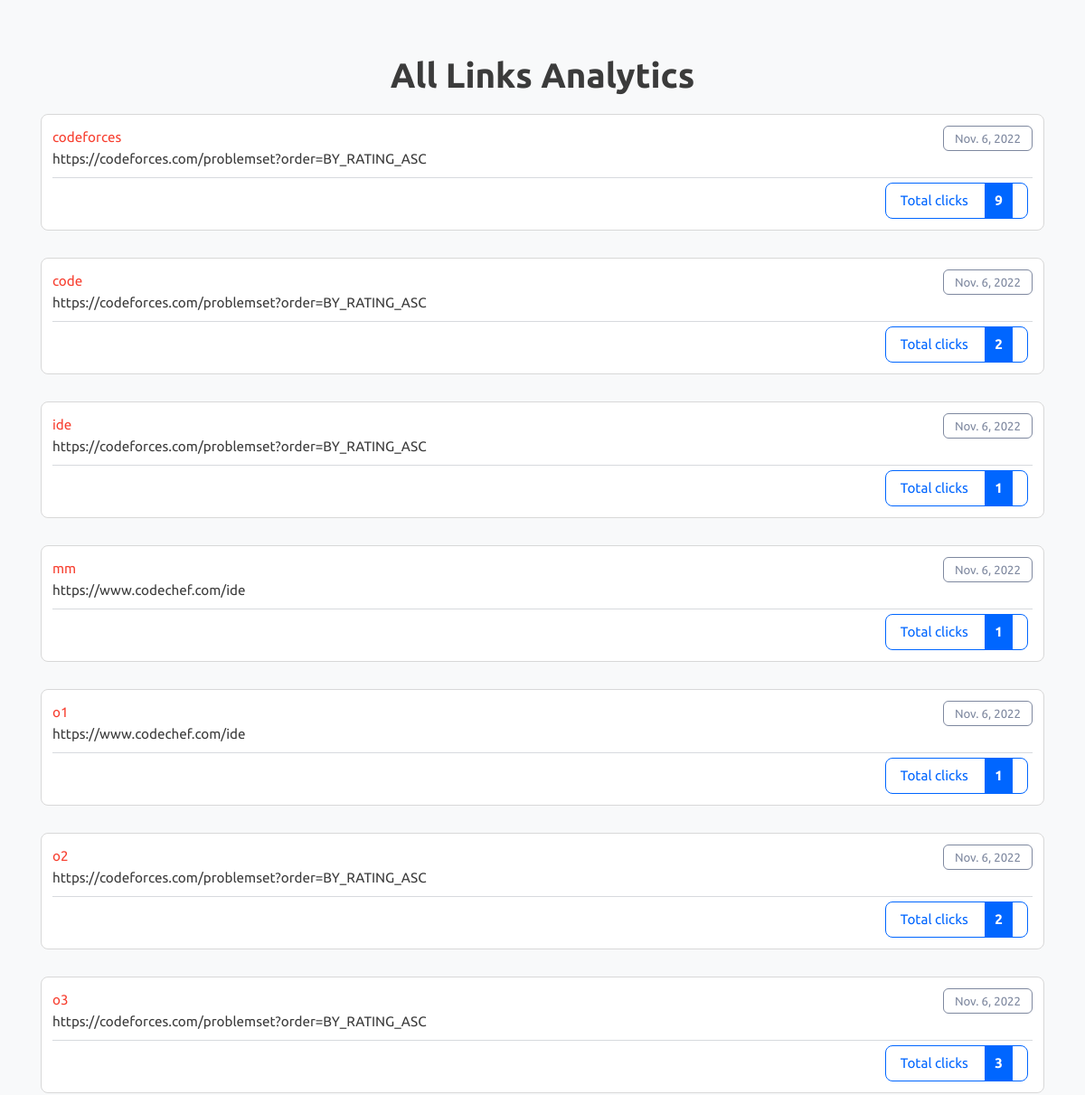
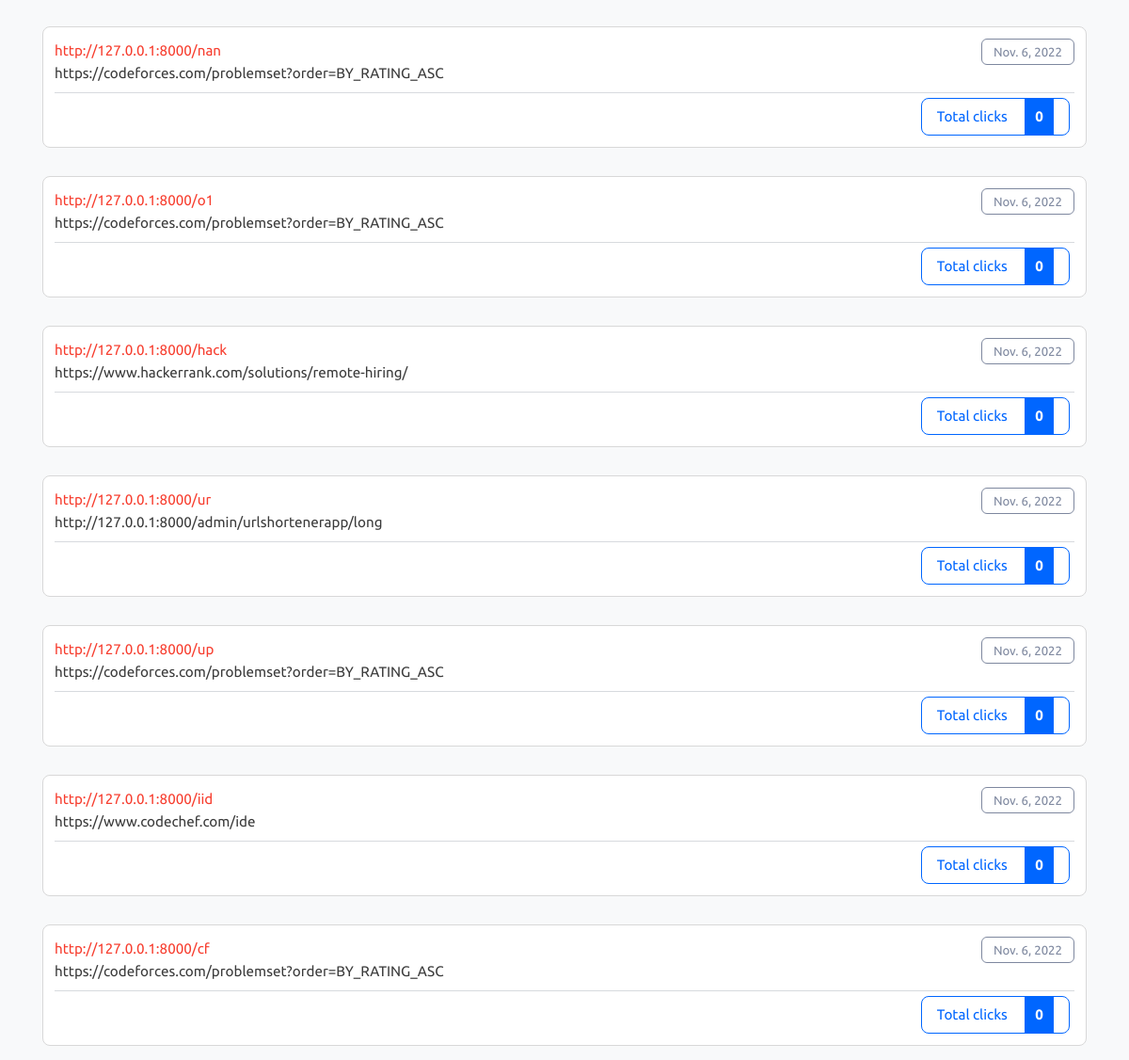
The app's page /analytics with its own data (2 pictures, top to bottom).
### urlshortenerapp/models.py (models this page shows)
class Long(models.Model):
    longurl=models.URLField(max_length=500)
    custom_name=models.CharField(max_length=50,unique=True)
    created_date=models.DateField(auto_now_add=True)
    visit_count=models.IntegerField(default=0)

### urlshortenerapp/views.py (the view)
# urls.py: path('analytics',views.analytics),
def analytics(request):
    rows=Long.objects.all()
    context={
        "rows":rows
    }
    return render(request,"analytics.html",context)

### urlshortenerapp/templates/analytics.html (shortened to what this page needs)
{% load static %}
<!DOCTYPE html>
<html lang="en" class="">
<head>
	<link rel="stylesheet" href="{% static 'bootstrap.min.css' %}" type="text/css" media="screen">
	<link rel="stylesheet" href="{% static 'style.css' %}" type="text/css" media="screen">
</head>
<body class="pace-done lout_stats30">
	<main id="content" role="main" class="wyniki wyniki_all">
		<div class="container">
			<div class="row">
				<div class="col-12 page_log_in mt-0">
					<h2 class="h1" style="text-align: center;">All Links Analytics</h2>
				</div>
				{% for obj in rows %}
				<div class="url_options url_stats_o" id="1">
					<p class="data_link">{{ obj.created_date }}</p>
					<p class="url_link">
						{{ obj.longurl }}
					</p>
					<p id="link" class="link_element">
						<a href="/redirect/{{ obj.custom_name }}" class="short_url_l" target="blank">
							{{ obj.custom_name }}</a>
					</p>
					<div class="stats_total btn-cutt click_stats btn_norm">
						<div>Total clicks <strong class="allClicks">{{ obj.visit_count }}</strong></div>
					</div>
				</div>
				{% endfor %}
			</div>
		</div>
	</main>
</body>
</html>

### records on screen
Long: created_date "Nov. 6, 2022", longurl "https://codeforces.com/problemset?order=BY_RATING_ASC", custom_name "codeforces", visit_count "9"
Long: created_date "Nov. 6, 2022", longurl "https://codeforces.com/problemset?order=BY_RATING_ASC", custom_name "code", visit_count "2"
Long: created_date "Nov. 6, 2022", longurl "https://codeforces.com/problemset?order=BY_RATING_ASC", custom_name "ide", visit_count "1"
Long: created_date "Nov. 6, 2022", longurl "https://www.codechef.com/ide", custom_name "mm", visit_count "1"
Long: created_date "Nov. 6, 2022", longurl "https://www.codechef.com/ide", custom_name "o1", visit_count "1"
Long: created_date "Nov. 6, 2022", longurl "https://codeforces.com/problemset?order=BY_RATING_ASC", custom_name "o2", visit_count "2"
Long: created_date "Nov. 6, 2022", longurl "https://codeforces.com/problemset?order=BY_RATING_ASC", custom_name "o3", visit_count "3"
Long: created_date "Nov. 6, 2022", longurl "https://codeforces.com/problemset?order=BY_RATING_ASC", custom_name "http://127.0.0.1:8000/nan", visit_count "0"
Long: created_date "Nov. 6, 2022", longurl "https://codeforces.com/problemset?order=BY_RATING_ASC", custom_name "http://127.0.0.1:8000/o1", visit_count "0"
Long: created_date "Nov. 6, 2022", longurl "https://www.hackerrank.com/solutions/remote-hiring/", custom_name "http://127.0.0.1:8000/hack", visit_count "0"
Long: created_date "Nov. 6, 2022", longurl "http://127.0.0.1:8000/admin/urlshortenerapp/long", custom_name "http://127.0.0.1:8000/ur", visit_count "0"
Long: created_date "Nov. 6, 2022", longurl "https://codeforces.com/problemset?order=BY_RATING_ASC", custom_name "http://127.0.0.1:8000/up", visit_count "0"
Long: created_date "Nov. 6, 2022", longurl "https://www.codechef.com/ide", custom_name "http://127.0.0.1:8000/iid", visit_count "0"
Long: created_date "Nov. 6, 2022", longurl "https://codeforces.com/problemset?order=BY_RATING_ASC", custom_name "http://127.0.0.1:8000/cf", visit_count "0"
